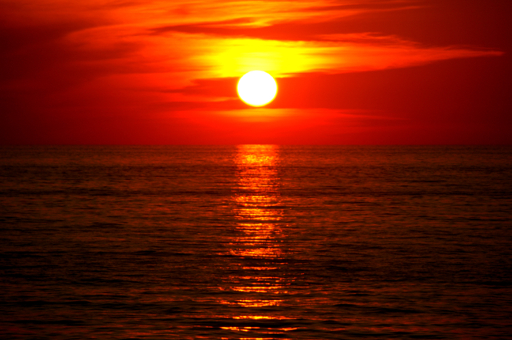
#> input picture datas/sunset2.jpg, 512 x 340 px
$ jupyter execute '84-图像特效-球面效果.ipynb'   (shell and % lines are left out)
#> lines starting #> are read from the running program, lines starting #| are printed output that depends on the picture
# 图像特效-球面效果

[cell 1]
from scipy import signal
import numpy as np
import cv2
import matplotlib.pyplot as plt
import math

[cell 2]
src = cv2.imread('../datas/sunset2.jpg')
#> src is the input picture: shape (340, 512, 3); mean B, G, R 2.5, 28.3, 117.1
gray = cv2.imread('../datas/sunset2.jpg',0)
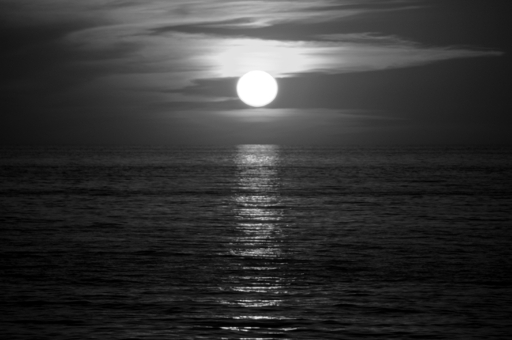
#> gray: shape (340, 512); min 0, max 255, mean 51.9
rgb = cv2.cvtColor(src,cv2.COLOR_BGR2RGB)

[cell 3]
def spherize_filter(src,cenX,cenY):
#> called with cenX = 200, cenY = 200
    srcf = np.float32(src)
    dst = np.zeros_like(srcf)
    rows,cols = srcf.shape[0],srcf.shape[1]
#> rows = 340; cols = 512
    radius = 0.
    radian = 0.
    for y in range(rows):
        for x in range(cols):
            offsetX = x - cenX
            offsetY = y - cenY
            radian = math.atan2(offsetY,offsetX)
            radius = (offsetX ** 2 + offsetY ** 2) / max(cenX,cenY)
            newX = radius * np.cos(radian) + cenX
            newY = radius * np.sin(radian) + cenY
            newX = int(min(cols - 1,newX))
            newY = int(min(rows - 1,newY))
            dst[y,x] = src[newY,newX]
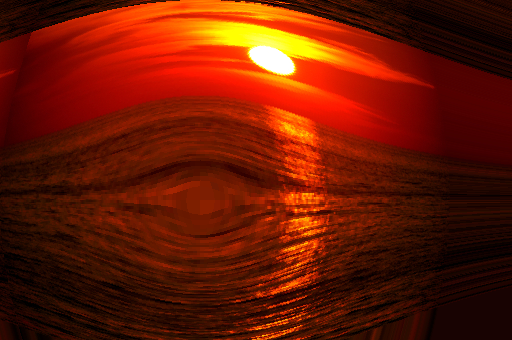
#> dst: shape (340, 512, 3) float32; mean R, G, B 105.2, 24.5, 2.1

    return np.uint8(dst)
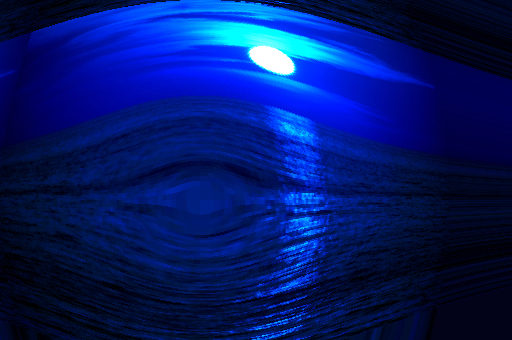
#> returned value: shape (340, 512, 3); mean of channels 0, 1, 2 105.2, 24.5, 2.1; drawn as B, G, R
